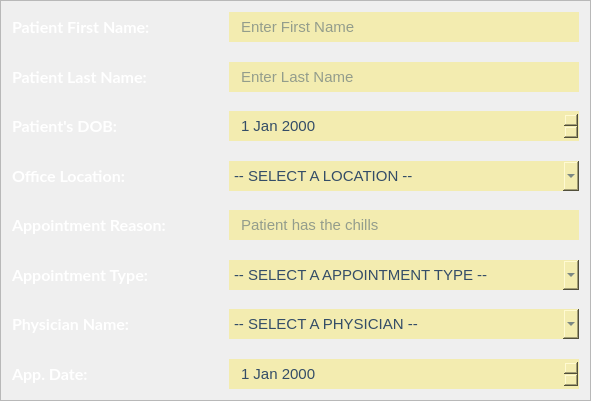
       <widget class="QFrame" name="InputsInnerFrame_7">
        <property name="geometry">
         <rect>
          <x>100</x>
          <y>160</y>
          <width>591</width>
          <height>401</height>
         </rect>
        </property>
        <property name="frameShape">
         <enum>QFrame::StyledPanel</enum>
        </property>
        <property name="frameShadow">
         <enum>QFrame::Raised</enum>
        </property>
        <layout class="QVBoxLayout" name="verticalLayout_41">
         <item>
          <layout class="QVBoxLayout" name="InputsInnerVLayout_7">
           <item>
            <layout class="QHBoxLayout" name="InputsRowHLayout_55">
             <item>
              <widget class="QLabel" name="Label_PatientFirstName_SA_13">
               <property name="minimumSize">
                <size>
                 <width>0</width>
                 <height>0</height>
                </size>
               </property>
               <property name="maximumSize">
                <size>
                 <width>16777215</width>
                 <height>16777215</height>
                </size>
               </property>
               <property name="font">
                <font>
                 <family>Lato</family>
                 <pointsize>12</pointsize>
                 <weight>75</weight>
                 <bold>true</bold>
                </font>
               </property>
               <property name="styleSheet">
                <string notr="true">QLabel {
	color: white;
}</string>
               </property>
               <property name="text">
                <string>Patient First Name:</string>
               </property>
              </widget>
             </item>
             <item>
              <spacer name="horizontalSpacer_150">
               <property name="orientation">
                <enum>Qt::Horizontal</enum>
               </property>
               <property name="sizeHint" stdset="0">
                <size>
                 <width>40</width>
                 <height>20</height>
                </size>
               </property>
              </spacer>
             </item>
             <item>
              <widget class="QLineEdit" name="LineEdit_PatientFirstName_SA_7">
               <property name="minimumSize">
                <size>
                 <width>350</width>
                 <height>30</height>
                </size>
               </property>
               <property name="maximumSize">
                <size>
                 <width>350</width>
                 <height>40</height>
                </size>
               </property>
               <property name="font">
                <font>
                 <family>MS Shell Dlg 2</family>
                 <pointsize>11</pointsize>
                </font>
               </property>
               <property name="styleSheet">
                <string notr="true">QLineEdit {
	border-image: none;
    border: none;
	background-color: #F3ECB0;
	color: #344D67;
	font-family: &quot;MS Shell Dlg 2&quot;;
	font-size: 11;
	padding-left: 10px;
	padding-right: 10px;
}</string>
               </property>
               <property name="text">
                <string/>
               </property>
               <property name="alignment">
                <set>Qt::AlignLeading|Qt::AlignLeft|Qt::AlignVCenter</set>
               </property>
               <property name="placeholderText">
                <string>Enter First Name</string>
               </property>
              </widget>
             </item>
            </layout>
           </item>
           <item>
            <spacer name="verticalSpacer_43">
             <property name="orientation">
              <enum>Qt::Vertical</enum>
             </property>
             <property name="sizeHint" stdset="0">
              <size>
               <width>20</width>
               <height>40</height>
              </size>
             </property>
            </spacer>
           </item>
           <item>
            <layout class="QHBoxLayout" name="InputsRowHLayout_56">
             <item>
              <layout class="QHBoxLayout" name="Layout_PatientLastName_12">
               <item>
                <widget class="QLabel" name="Label_PatientLastName_SA_7">
                 <property name="font">
                  <font>
                   <family>Lato</family>
                   <pointsize>12</pointsize>
                   <weight>75</weight>
                   <bold>true</bold>
                  </font>
                 </property>
                 <property name="styleSheet">
                  <string notr="true">QLabel {
	color: white;
}</string>
                 </property>
                 <property name="text">
                  <string>Patient Last Name:</string>
                 </property>
                </widget>
               </item>
               <item>
                <spacer name="horizontalSpacer_151">
                 <property name="orientation">
                  <enum>Qt::Horizontal</enum>
                 </property>
                 <property name="sizeHint" stdset="0">
                  <size>
                   <width>40</width>
                   <height>20</height>
                  </size>
                 </property>
                </spacer>
               </item>
               <item>
                <widget class="QLineEdit" name="LineEdit_PatientLastName_SA_7">
                 <property name="minimumSize">
                  <size>
                   <width>350</width>
                   <height>30</height>
                  </size>
                 </property>
                 <property name="maximumSize">
                  <size>
                   <width>350</width>
                   <height>40</height>
                  </size>
                 </property>
                 <property name="font">
                  <font>
                   <family>MS Shell Dlg 2</family>
                   <pointsize>11</pointsize>
                  </font>
                 </property>
                 <property name="styleSheet">
                  <string notr="true">QLineEdit {
	border-image: none;
    border: none;
	background-color: #F3ECB0;
	color: #344D67;
	font-family: &quot;MS Shell Dlg 2&quot;;
	font-size: 11;
	padding-left: 10px;
	padding-right: 10px;
}</string>
                 </property>
                 <property name="text">
                  <string/>
                 </property>
                 <property name="placeholderText">
                  <string>Enter Last Name</string>
                 </property>
                </widget>
               </item>
              </layout>
             </item>
            </layout>
           </item>
           <item>
            <spacer name="verticalSpacer_44">
             <property name="orientation">
              <enum>Qt::Vertical</enum>
             </property>
             <property name="sizeHint" stdset="0">
              <size>
               <width>20</width>
               <height>40</height>
              </size>
             </property>
            </spacer>
           </item>
           <item>
            <layout class="QHBoxLayout" name="InputsRowHLayout_57">
             <item>
              <layout class="QHBoxLayout" name="Layout_DOB_12">
               <item>
                <widget class="QLabel" name="Label_DOB_SA_7">
                 <property name="font">
                  <font>
                   <family>Lato</family>
                   <pointsize>12</pointsize>
                   <weight>75</weight>
                   <bold>true</bold>
                  </font>
                 </property>
                 <property name="styleSheet">
                  <string notr="true">QLabel {
	color: white;
}</string>
                 </property>
                 <property name="text">
                  <string>Patient's DOB:</string>
                 </property>
                </widget>
               </item>
               <item>
                <spacer name="horizontalSpacer_152">
                 <property name="orientation">
                  <enum>Qt::Horizontal</enum>
                 </property>
                 <property name="sizeHint" stdset="0">
                  <size>
                   <width>40</width>
                   <height>20</height>
                  </size>
                 </property>
                </spacer>
               </item>
               <item>
                <widget class="QDateEdit" name="dateEdit_DOB_SA_7">
                 <property name="minimumSize">
                  <size>
                   <width>350</width>
                   <height>30</height>
                  </size>
                 </property>
                 <property name="maximumSize">
                  <size>
                   <width>350</width>
                   <height>40</height>
                  </size>
                 </property>
                 <property name="font">
                  <font>
                   <family>MS Shell Dlg 2</family>
                   <pointsize>11</pointsize>
                  </font>
                 </property>
                 <property name="cursor">
                  <cursorShape>PointingHandCursor</cursorShape>
                 </property>
                 <property name="styleSheet">
                  <string notr="true">QDateEdit {
	border-image: none;
    border: none;
	background-color: #F3ECB0;
	color: #344D67;
	font-family: &quot;MS Shell Dlg 2&quot;;
	font-size: 11;
	padding-left: 10px;
	padding-right: 10px;
}

/** 
	QDateEdit QAbstractItemView:enabled {
	color: black;
	background-color: ghostwhite;
	selection-background-color: rgb(0, 177, 171);
	selection-color: white;
}

QCalendarWidget QTableView QLabel {
	color: white;
}
*/</string>
                 </property>
                 <property name="calendarPopup">
                  <bool>false</bool>
                 </property>
                </widget>
               </item>
              </layout>
             </item>
            </layout>
           </item>
           <item>
            <spacer name="verticalSpacer_45">
             <property name="orientation">
              <enum>Qt::Vertical</enum>
             </property>
             <property name="sizeHint" stdset="0">
              <size>
               <width>20</width>
               <height>40</height>
              </size>
             </property>
            </spacer>
           </item>
           <item>
            <layout class="QHBoxLayout" name="InputsRowHLayout_58">
             <item>
              <widget class="QLabel" name="Label_OfficeLocation_SA_7">
               <property name="minimumSize">
                <size>
                 <width>140</width>
                 <height>0</height>
                </size>
               </property>
               <property name="maximumSize">
                <size>
                 <width>16777215</width>
                 <height>16777215</height>
                </size>
               </property>
               <property name="font">
                <font>
                 <family>Lato</family>
                 <pointsize>12</pointsize>
                 <weight>75</weight>
                 <bold>true</bold>
                </font>
               </property>
               <property name="styleSheet">
                <string notr="true">QLabel {
	color: white;
}</string>
               </property>
               <property name="text">
                <string>Office Location:</string>
               </property>
              </widget>
             </item>
             <item>
              <spacer name="horizontalSpacer_153">
               <property name="orientation">
                <enum>Qt::Horizontal</enum>
               </property>
               <property name="sizeHint" stdset="0">
                <size>
                 <width>40</width>
                 <height>20</height>
                </size>
               </property>
              </spacer>
             </item>
             <item>
              <widget class="QComboBox" name="ComboBox_OfficeLocations_SA_7">
               <property name="minimumSize">
                <size>
                 <width>350</width>
                 <height>30</height>
                </size>
               </property>
               <property name="maximumSize">
                <size>
                 <width>350</width>
                 <height>40</height>
                </size>
               </property>
               <property name="font">
                <font>
                 <family>MS Shell Dlg 2</family>
                 <pointsize>11</pointsize>
                </font>
               </property>
               <property name="cursor">
                <cursorShape>PointingHandCursor</cursorShape>
               </property>
               <property name="styleSheet">
                <string notr="true">QComboBox {	
	border-image: none;
    border: none;
	background-color: #F3ECB0;
	color: #344D67;
	font-family: &quot;MS Shell Dlg 2&quot;;
	font-size: 11;
}</string>
               </property>
               <item>
                <property name="text">
                 <string>-- SELECT A LOCATION --</string>
                </property>
               </item>
              </widget>
             </item>
            </layout>
           </item>
           <item>
            <spacer name="verticalSpacer_46">
             <property name="orientation">
              <enum>Qt::Vertical</enum>
             </property>
             <property name="sizeHint" stdset="0">
              <size>
               <width>20</width>
               <height>40</height>
              </size>
             </property>
            </spacer>
           </item>
           <item>
            <layout class="QHBoxLayout" name="InputsRowHLayout_59">
             <item>
              <widget class="QLabel" name="Label_AppointmentReason_SA_7">
               <property name="font">
                <font>
                 <family>Lato</family>
                 <pointsize>12</pointsize>
                 <weight>75</weight>
                 <bold>true</bold>
                </font>
               </property>
               <property name="styleSheet">
                <string notr="true">QLabel {
	color: white;
}</string>
               </property>
               <property name="text">
                <string>Appointment Reason:</string>
               </property>
              </widget>
             </item>
             <item>
              <spacer name="horizontalSpacer_154">
               <property name="orientation">
                <enum>Qt::Horizontal</enum>
               </property>
               <property name="sizeHint" stdset="0">
                <size>
                 <width>40</width>
                 <height>20</height>
                </size>
               </property>
              </spacer>
             </item>
             <item>
              <widget class="QLineEdit" name="LineEdit_AppointmentReason_SA_7">
               <property name="minimumSize">
                <size>
                 <width>350</width>
                 <height>30</height>
                </size>
               </property>
               <property name="maximumSize">
                <size>
                 <width>350</width>
                 <height>40</height>
                </size>
               </property>
               <property name="font">
                <font>
                 <family>MS Shell Dlg 2</family>
                 <pointsize>11</pointsize>
                </font>
               </property>
               <property name="styleSheet">
                <string notr="true">QLineEdit {
	border-image: none;
    border: none;
	background-color: #F3ECB0;
	color: #344D67;
	font-family: &quot;MS Shell Dlg 2&quot;;
	font-size: 11;
	padding-left: 10px;
	padding-right: 10px;
}</string>
               </property>
               <property name="placeholderText">
                <string>Patient has the chills</string>
               </property>
              </widget>
             </item>
            </layout>
           </item>
           <item>
            <spacer name="verticalSpacer_47">
             <property name="orientation">
              <enum>Qt::Vertical</enum>
             </property>
             <property name="sizeHint" stdset="0">
              <size>
               <width>20</width>
               <height>40</height>
              </size>
             </property>
            </spacer>
           </item>
           <item>
            <layout class="QHBoxLayout" name="InputsRowHLayout_60">
             <item>
              <widget class="QLabel" name="Label_AppointmentType_SA_7">
               <property name="minimumSize">
                <size>
                 <width>0</width>
                 <height>0</height>
                </size>
               </property>
               <property name="maximumSize">
                <size>
                 <width>16777215</width>
                 <height>16777215</height>
                </size>
               </property>
               <property name="font">
                <font>
                 <family>Lato</family>
                 <pointsize>12</pointsize>
                 <weight>75</weight>
                 <bold>true</bold>
                </font>
               </property>
               <property name="styleSheet">
                <string notr="true">QLabel {
	color: white;
}</string>
               </property>
               <property name="text">
                <string>Appointment Type:</string>
               </property>
              </widget>
             </item>
             <item>
              <spacer name="horizontalSpacer_155">
               <property name="orientation">
                <enum>Qt::Horizontal</enum>
               </property>
               <property name="sizeHint" stdset="0">
                <size>
                 <width>40</width>
                 <height>20</height>
                </size>
               </property>
              </spacer>
             </item>
             <item>
              <widget class="QComboBox" name="ComboBox_AppointmentTypes_SA_7">
               <property name="minimumSize">
                <size>
                 <width>350</width>
                 <height>30</height>
                </size>
               </property>
               <property name="maximumSize">
                <size>
                 <width>350</width>
                 <height>40</height>
                </size>
               </property>
               <property name="font">
                <font>
                 <family>MS Shell Dlg 2</family>
                 <pointsize>11</pointsize>
                </font>
               </property>
               <property name="cursor">
                <cursorShape>PointingHandCursor</cursorShape>
               </property>
               <property name="styleSheet">
                <string notr="true">QComboBox {	
	border-image: none;
    border: none;
	background-color: #F3ECB0;
	color: #344D67;
	font-family: &quot;MS Shell Dlg 2&quot;;
	font-size: 11;
}</string>
               </property>
               <item>
                <property name="text">
                 <string>-- SELECT A APPOINTMENT TYPE --</string>
                </property>
               </item>
              </widget>
             </item>
            </layout>
           </item>
           <item>
            <spacer name="verticalSpacer_48">
             <property name="orientation">
              <enum>Qt::Vertical</enum>
             </property>
             <property name="sizeHint" stdset="0">
              <size>
               <width>20</width>
               <height>40</height>
              </size>
             </property>
            </spacer>
           </item>
           <item>
            <layout class="QHBoxLayout" name="InputsRowHLayout_61"/>
           </item>
           <item>
            <layout class="QHBoxLayout" name="InputsRowHLayout_62">
             <item>
              <widget class="QLabel" name="Label_PhysicianName_SA_7">
               <property name="minimumSize">
                <size>
                 <width>140</width>
                 <height>0</height>
                </size>
               </property>
               <property name="maximumSize">
                <size>
                 <width>16777215</width>
                 <height>16777215</height>
                </size>
               </property>
               <property name="font">
                <font>
                 <family>Lato</family>
                 <pointsize>12</pointsize>
                 <weight>75</weight>
                 <bold>true</bold>
                </font>
               </property>
               <property name="styleSheet">
                <string notr="true">QLabel {
	color: white;
}</string>
               </property>
               <property name="text">
                <string>Physician Name:</string>
               </property>
              </widget>
             </item>
             <item>
              <spacer name="horizontalSpacer_156">
               <property name="orientation">
                <enum>Qt::Horizontal</enum>
               </property>
               <property name="sizeHint" stdset="0">
                <size>
                 <width>40</width>
                 <height>20</height>
                </size>
               </property>
              </spacer>
             </item>
             <item>
              <widget class="QComboBox" name="ComboBox_PhysicianNames_SA_7">
               <property name="minimumSize">
                <size>
                 <width>350</width>
                 <height>30</height>
                </size>
               </property>
               <property name="maximumSize">
                <size>
                 <width>350</width>
                 <height>40</height>
                </size>
               </property>
               <property name="font">
                <font>
                 <family>MS Shell Dlg 2</family>
                 <pointsize>11</pointsize>
                </font>
               </property>
               <property name="cursor">
                <cursorShape>PointingHandCursor</cursorShape>
               </property>
               <property name="styleSheet">
                <string notr="true">QComboBox {	
	border-image: none;
    border: none;
	background-color: #F3ECB0;
	color: #344D67;
	font-family: &quot;MS Shell Dlg 2&quot;;
	font-size: 11;
}</string>
               </property>
               <item>
                <property name="text">
                 <string>-- SELECT A PHYSICIAN --</string>
                </property>
               </item>
              </widget>
             </item>
            </layout>
           </item>
           <item>
            <spacer name="verticalSpacer_49">
             <property name="orientation">
              <enum>Qt::Vertical</enum>
             </property>
             <property name="sizeHint" stdset="0">
              <size>
               <width>20</width>
               <height>40</height>
              </size>
             </property>
            </spacer>
           </item>
           <item>
            <layout class="QHBoxLayout" name="InputsRowHLayout_63">
             <item>
              <widget class="QLabel" name="Label_AppDate_SA_7">
               <property name="font">
                <font>
                 <family>Lato</family>
                 <pointsize>12</pointsize>
                 <weight>75</weight>
                 <bold>true</bold>
                </font>
               </property>
               <property name="styleSheet">
                <string notr="true">QLabel {
	color: white;
}</string>
               </property>
               <property name="text">
                <string>App. Date:</string>
               </property>
              </widget>
             </item>
             <item>
              <spacer name="horizontalSpacer_157">
               <property name="orientation">
                <enum>Qt::Horizontal</enum>
               </property>
               <property name="sizeHint" stdset="0">
                <size>
                 <width>40</width>
                 <height>20</height>
                </size>
               </property>
              </spacer>
             </item>
             <item>
              <widget class="QDateEdit" name="DateEdit_AppDate_SA_7">
               <property name="minimumSize">
                <size>
                 <width>350</width>
                 <height>30</height>
                </size>
               </property>
               <property name="font">
                <font>
                 <family>MS Shell Dlg 2</family>
                 <pointsize>11</pointsize>
                </font>
               </property>
               <property name="styleSheet">
                <string notr="true">QDateEdit {
	border-image: none;
    border: none;
	background-color: #F3ECB0;
	color: #344D67;
	font-family: &quot;MS Shell Dlg 2&quot;;
	font-size: 11;	
	padding-left: 10px;
	padding-right: 10px;
}</string>
               </property>
              </widget>
             </item>
            </layout>
           </item>
          </layout>
         </item>
        </layout>
       </widget>
